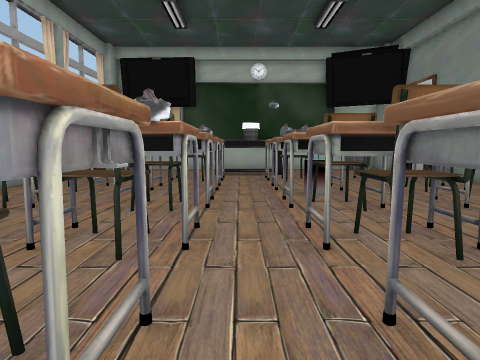
View 1 (above)

19 first-person views from a walk through a 3-D level made in the Unity game engine. The camera is 1.3 m above the floor, tilts 6° down and sees 75° across. The floor is counted in squares, 1 m on a side. Each view is taken from the middle of a square. On the plan, view 1 faces up. The plan holds only what a view shows up to about 14 squares ahead; the rest is blank. The player character is not drawn.

View 2
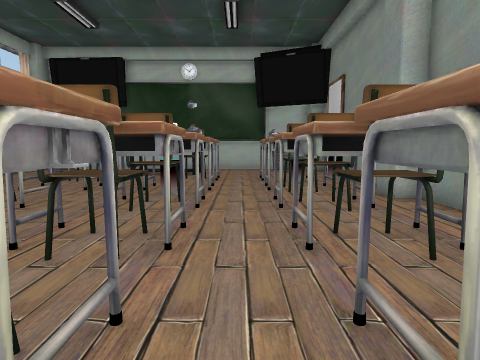

View 3
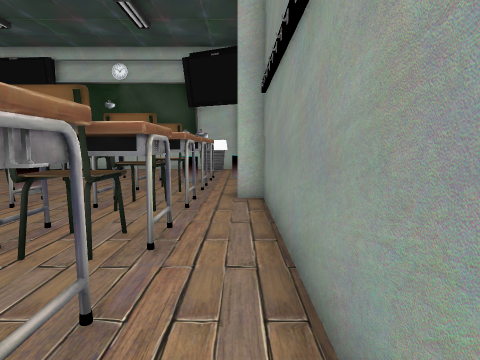

View 4
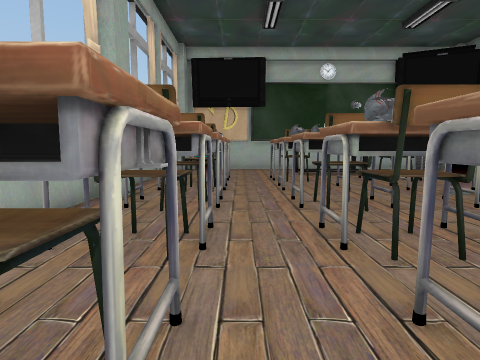

View 5
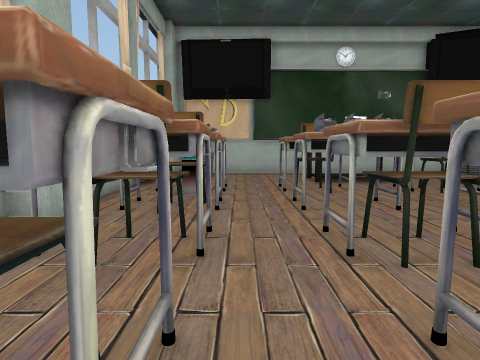

View 6
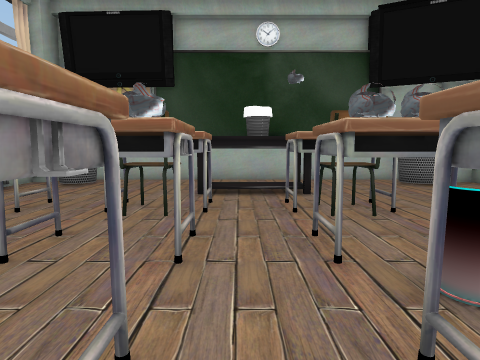

View 7
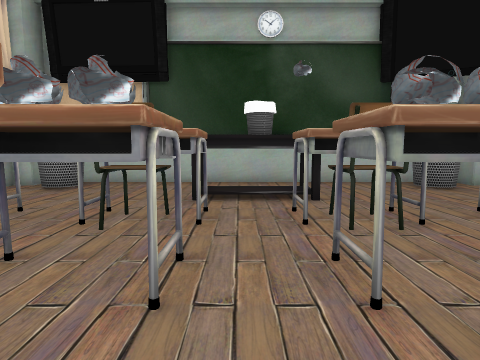

View 8
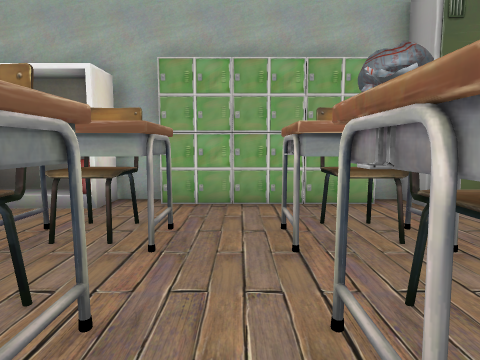

View 9
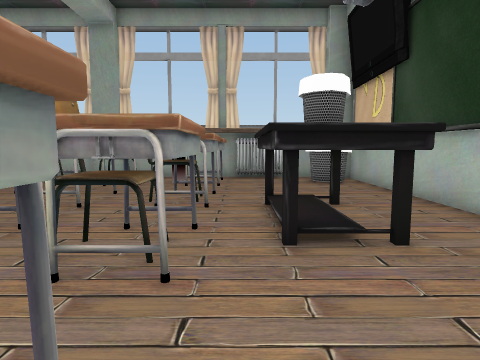

View 10
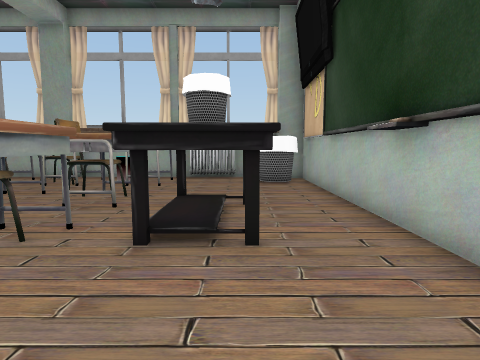

View 11
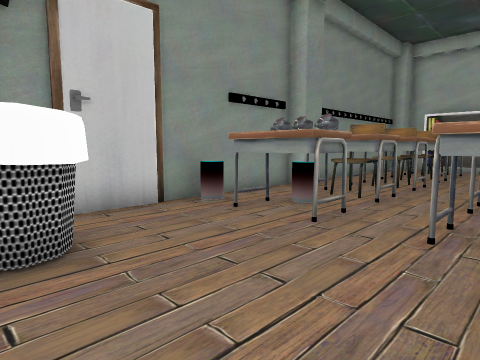

View 12
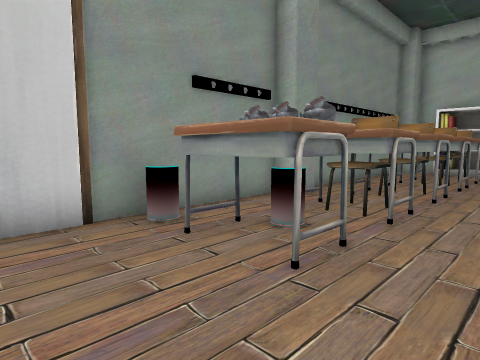

View 13
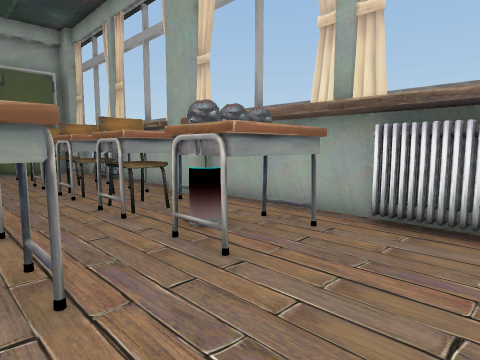

View 14
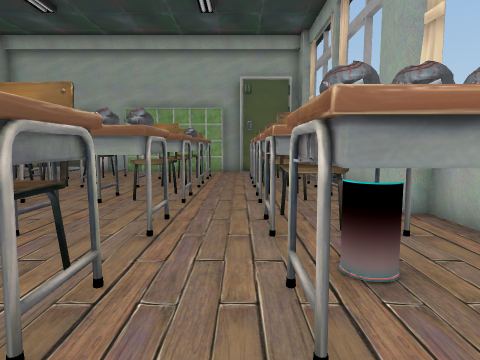

View 15
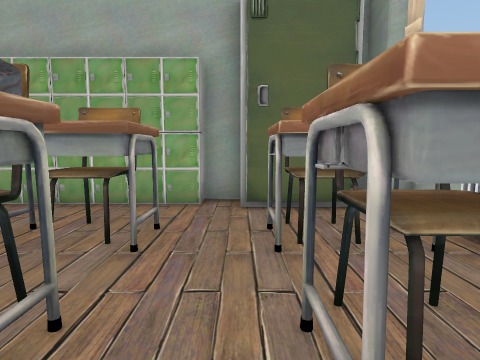

View 16
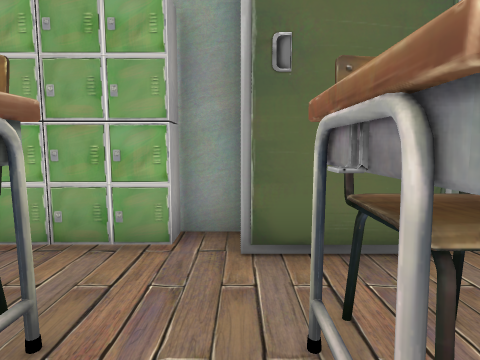

View 17
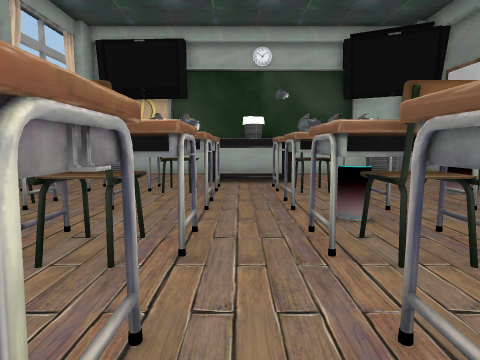

View 18
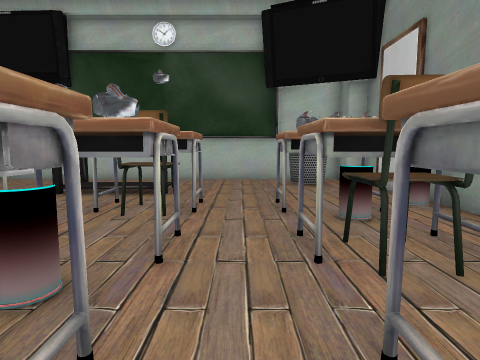

View 19
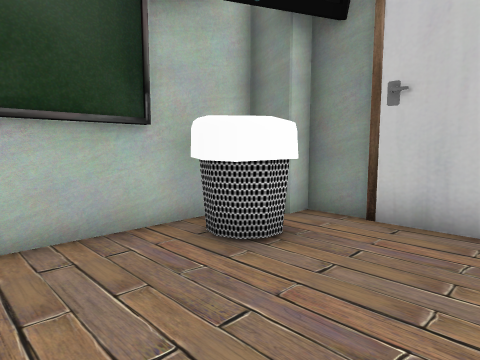

### Floor plan
Key: @ floor where view 1 was taken; # wall or solid block; . floor; T thing the floor can be seen under or through; C chair; B bin; E desk; O other object.
Columns run from 8 left of view 1 to 9 right of it. Each row starts with its distance up from view 1.
 19  ################
 18 ##BB..........BB##
 17 # BB..........BB.#
 16 #......EBBE......#
 15 ##.....EBBE......#
 14 ##.....EEEE......#
 13 #TTT.TTT.TTT.TTTO#
 12 #.TO.TTT.TTT.TTT #
 11 #.TT..TT.TTT.TTT #
 10 #.TT..TT.TOT.TT
  9 #TTC..TT.TOT.T
  8  TTT.TTT.TTT.#####
  7  #TT.TTT.TTT.###.#
  6  #CC..C...C...C..#
  5  ###.###.###.###.#
  4  ###.# O.###.###.#
  3 ##.C..C...C...C..#
  2 ####.###.###.###.#
  1 #.#C.#C#.#C#.#C# #
  0 #.......@...... .
 -1 ###############

Where each view was taken, in squares from view 1:
view 1: 0 up, 0 right, facing up
view 2: 0 up, 4 right, facing up
view 3: 0 up, 8 right, facing up
view 4: 0 up, 4 left, facing up
view 5: 3 up, 4 left, facing up
view 6: 6 up, 0 right, facing up
view 7: 7 up, 0 right, facing up
view 8: 6 up, 0 right, facing down
view 9: 14 up, 6 right, facing left
view 10: 16 up, 6 right, facing left
view 11: 18 up, 2 right, facing down-right
view 12: 16 up, 3 right, facing down-right
view 13: 16 up, 2 left, facing down-left
view 14: 15 up, 4 left, facing down
view 15: 6 up, 4 left, facing down
view 16: 3 up, 4 left, facing down
view 17: 3 up, 0 right, facing up
view 18: 6 up, 4 right, facing up
view 19: 14 up, 3 right, facing up-right
